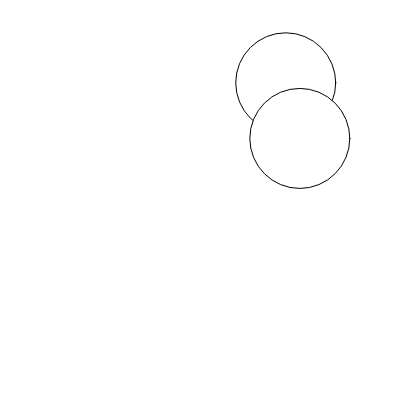
Frame 1 (no input)
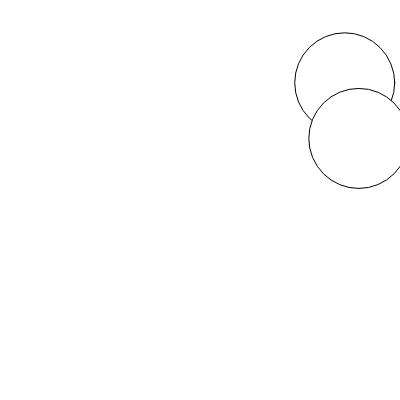
Frame 60 (no input)
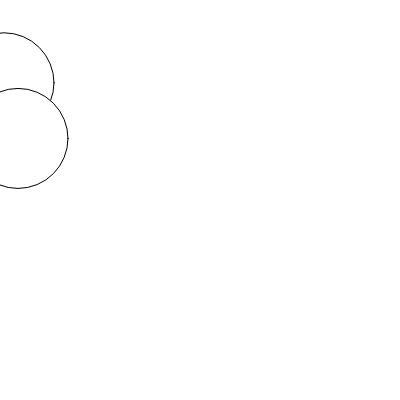
Frame 120 (the mouse pressed at the canvas centre since frame 60)

The p5.js sketch that drew these frames (run headless with seeded random() and noise() and a simulated clock; from frame 60 on, the mouse is pressed at the canvas centre):

// p5.js sketch
// ── sketch.js
var bubble1;
var bubble2;

function setup() {
    createCanvas(400, 400);

    bubble1 = new bubble(random(width), random(height), 100);
    bubble2 = new bubble(random(width), random(height), 100);

}

function draw() {
    background(255);
    bubble1.display();
    bubble1.move();
    console.log("The current position of bubble1 is: " + bubble1.x + " " + bubble1.y);
    bubble1.checkWidth();
    console.log("The current position of bubble1 is off the screen: " +  bubble1.checkWidth());

    bubble2.display();
    bubble2.move();
    bubble2.checkWidth();

}

function bubble(tempX, tempY, tempDiameter) {

    this.x = tempX;
    this.y = tempY;
    this.diameter = tempDiameter;


    this.display = function () {
        ellipse(this.x, this.y, this.diameter, this.diameter);
    }


    this.move = function () {
        this.x++;
    }

    this.checkWidth = function () {
        if (this.x > width) {
            this.x = 0;
            return true;
        }else{
            return false;
        }
    }


}
